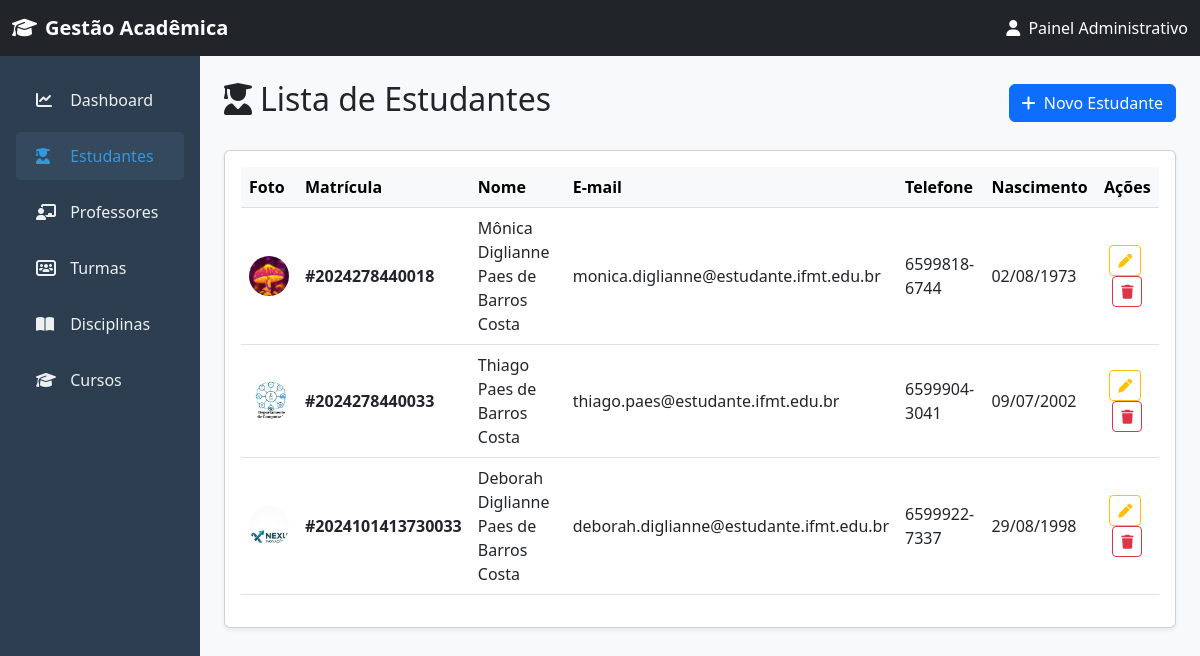
Page /estudantes/ on the earlier database version.
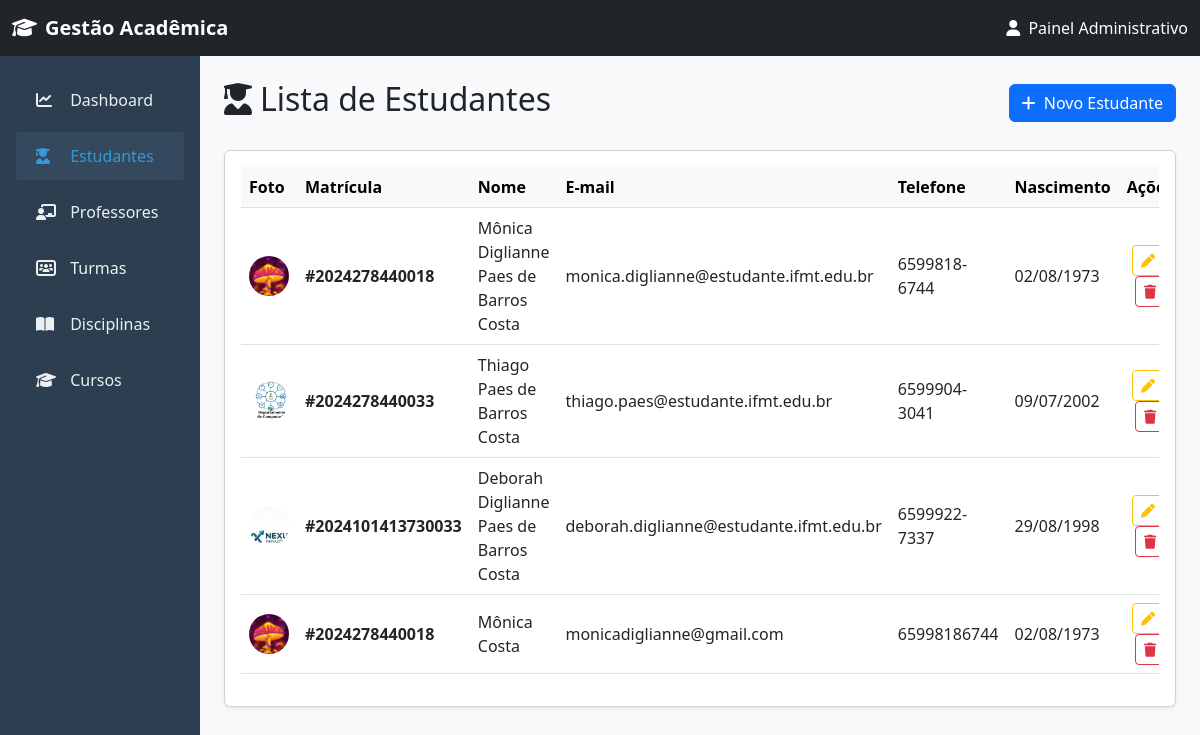
Same page on the later database version.
### estudantes/models.py (models this page shows, shortened)
class Estudante(models.Model):
    matricula = models.IntegerField()
    nome = models.CharField(max_length=120)
    telefone = models.CharField(max_length=12)
    email = models.EmailField(unique=True)
    nascimento = models.DateField()
    senha = models.CharField(max_length=16)
    foto = models.ImageField(upload_to='fotos/estudantes', null=True)

### estudantes/views.py (the view)
# urls.py: path('estudantes/', estViews.listarEstudantes, name='estudante_listar'),
def listarEstudantes(request):
    estudante = Estudante.objects.all()
    contexto ={
        'estudantes' : estudante,
    }
    return render(request, 'estudantes/listagem.html', contexto)

### templates/estudantes/listagem.html
{% extends 'base.html' %}
{% block content %}
<div class="d-flex justify-content-between align-items-center mb-4">
    <h2><i class="fa-solid fa-user-graduate me-2"></i>Lista de Estudantes</h2>
    <a href="{% url 'estudante_criar' %}" class="btn btn-primary">
        <i class="fa-solid fa-plus me-1"></i> Novo Estudante
    </a>
</div>
<div class="card shadow-sm">
    <div class="card-body">
        <div class="table-responsive">
            <table class="table table-hover align-middle">
                <thead class="table-light">
                    <tr>
                        <th>Foto</th>
                        <th>Matrícula</th>
                        <th>Nome</th>
                        <th>E-mail</th>
                        <th>Telefone</th>
                        <th>Nascimento</th>
                        <th class="text-center">Ações</th>
                    </tr>
                </thead>
                <tbody>
                    {% for estudante in estudantes %}
                    <tr>
                        <td>
                            {% if estudante.foto %}
                                <img src="{{ estudante.foto.url }}" alt="{{ estudante.nome }}" class="rounded-circle" width="40" height="40" style="object-fit: cover;">
                            {% else %}
                                <div class="bg-secondary text-white rounded-circle d-flex align-items-center justify-content-center" style="width: 40px; height: 40px;">
                                    <i class="fa-solid fa-user"></i>
                                </div>
                            {% endif %}
                        </td>
                        <td><strong>#{{ estudante.matricula }}</strong></td>
                        <td>{{ estudante.nome }}</td>
                        <td>{{ estudante.email }}</td>
                        <td>{{ estudante.telefone }}</td>
                        <td>{{ estudante.nascimento|date:"d/m/Y" }}</td>
                        <td class="text-center">
                            <a href="{% url 'estudante_atualizar' estudante.pk %}" class="btn btn-sm btn-outline-warning me-1" title="Editar">
                                <i class="fa-solid fa-pen"></i>
                            </a>
                            <a href="{% url 'estudante_deletar' estudante.pk %}" class="btn btn-sm btn-outline-danger" title="Excluir">
                                <i class="fa-solid fa-trash"></i>
                            </a>
                        </td>
                    </tr>
                    {% empty %}
                    <tr>
                        <td colspan="7" class="text-center text-muted py-4">Nenhum estudante cadastrado.</td>
                    </tr>
                    {% endfor %}
                </tbody>
            </table>
        </div>
    </div>
</div>
{% endblock %}

Differences in the rows shown:
added Estudante: foto (picture), matricula "2024278440018", nome "Mônica Costa", email "monicadiglianne@gmail.com", telefone "65998186744", nascimento "02/08/1973"
